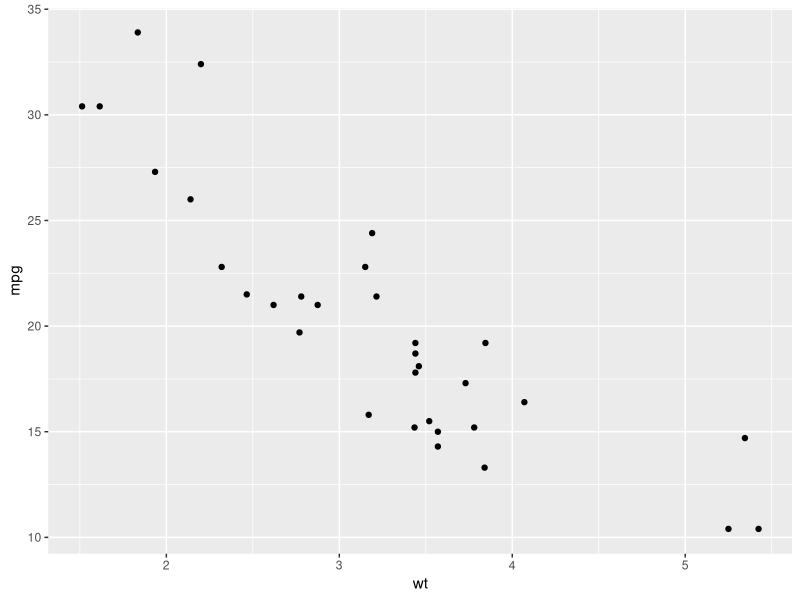
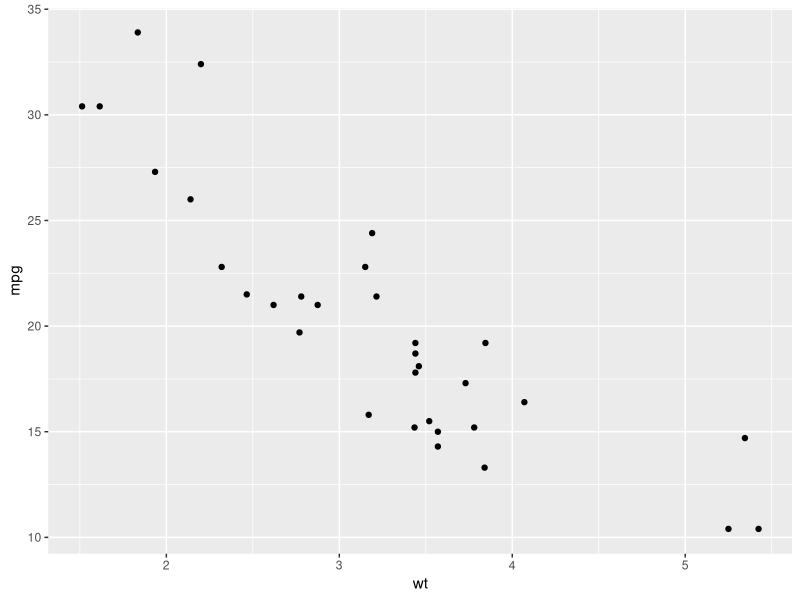
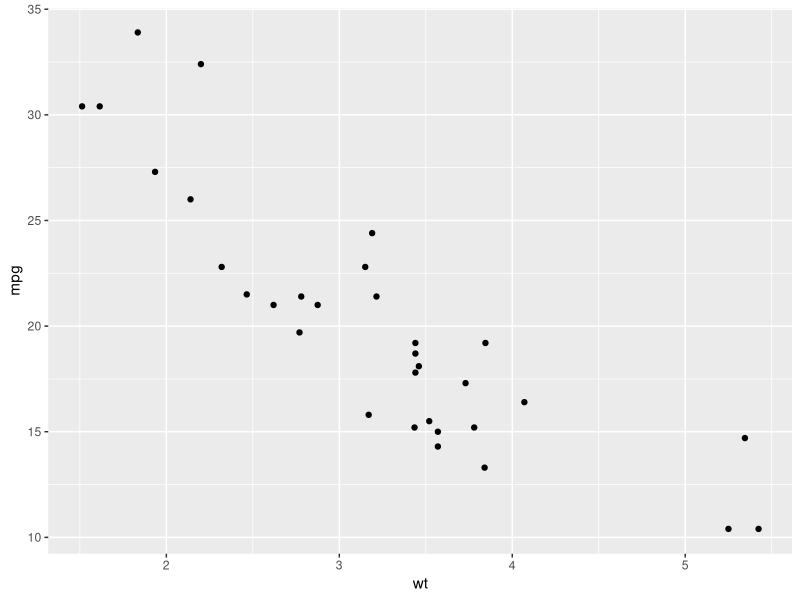

Reproduce these figures in R, in order.
## ---- chunk 1
library(tidyverse)
knitr::opts_chunk$set(echo = TRUE)
## ---- chunk 2
x <- 1:50
# proslijedite `x` i `x*x` funkciji `plot`

## ---- chunk 3

# Učitajte podatkovni skup `mtcars` u globalnu okolinu

# proučite okvir `mtcars`  (head, glimpse, ?...)

## ---- chunk 4
ggplot() + 
layer( data = mtcars,                      # 1. podaci
       mapping = aes(x = wt, y = mpg),     # 2. mapiranja / estetike
       geom = "point",                     # 3. geometrija
       stat = "identity",                  # za sada zanemariti
       position = "identity")              # za sada zanemariti
## ---- chunk 5
ggplot(mtcars, aes(x = wt, y = mpg)) + geom_point()
## ---- chunk 6
qplot(x = wt, y = mpg, data = mtcars)

## ---- chunk 7
# faktorizirajte varijablu `cyl`

# stvorite graf ovisnosti `mpg` o `wt`
# uz mapiranje `cyl` varijable na `shape` estetiku

## ---- chunk 8
# stvorite graf ovisnosti `mpg` o `wt`
# ovaj put mapirajte `cyl` varijable na `color` estetiku

## ---- chunk 9
# ponovite isti graf, ali varijablu `cyl` mapirajte
# i na `color` i na `shape` estetiku

## ---- chunk 10
# na sljedećem grafu preimenujte osi i legendu
# te dodajte adekvatni naslov (najbolje nešto što objašnjava graf)
#ggplot(mtcars, aes(x = wt, y = mpg, color = cyl, shape = cyl)) + geom_point() 

## ---- chunk 11
# nacrajte graf ovisnosti maksimalne brzine o težini automobila
# koristite geometriju točke
# točke neka budu crvene boje i neka koriste kod za oblik broj 4
